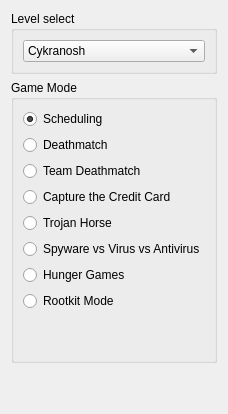
                <widget class="QWidget" name="Level">
                 <attribute name="title">
                  <string>Level</string>
                 </attribute>
                 <layout class="QVBoxLayout" name="verticalLayout_20">
                  <item>
                   <widget class="QGroupBox" name="groupBox_6">
                    <property name="title">
                     <string>Level select</string>
                    </property>
                    <layout class="QVBoxLayout" name="verticalLayout_19">
                     <item>
                      <widget class="QComboBox" name="comboBox_5">
                       <item>
                        <property name="text">
                         <string>Cykranosh</string>
                        </property>
                       </item>
                       <item>
                        <property name="text">
                         <string>Remilliod</string>
                        </property>
                       </item>
                       <item>
                        <property name="text">
                         <string>Wintermute</string>
                        </property>
                       </item>
                       <item>
                        <property name="text">
                         <string>Plateau of Leng</string>
                        </property>
                       </item>
                       <item>
                        <property name="text">
                         <string>Garden of Yin</string>
                        </property>
                       </item>
                       <item>
                        <property name="text">
                         <string>Uknown Kadath</string>
                        </property>
                       </item>
                       <item>
                        <property name="text">
                         <string>Celephaïs</string>
                        </property>
                       </item>
                       <item>
                        <property name="text">
                         <string>Arinurian</string>
                        </property>
                       </item>
                       <item>
                        <property name="text">
                         <string>Hyperboria</string>
                        </property>
                       </item>
                      </widget>
                     </item>
                    </layout>
                   </widget>
                  </item>
                  <item>
                   <widget class="QGroupBox" name="groupBox_19">
                    <property name="title">
                     <string>Game Mode</string>
                    </property>
                    <layout class="QVBoxLayout" name="verticalLayout_30">
                     <item>
                      <widget class="QRadioButton" name="radioButton_6">
                       <property name="text">
                        <string>Scheduling</string>
                       </property>
                       <property name="checked">
                        <bool>true</bool>
                       </property>
                      </widget>
                     </item>
                     <item>
                      <widget class="QRadioButton" name="radioButton_7">
                       <property name="text">
                        <string>Deathmatch</string>
                       </property>
                      </widget>
                     </item>
                     <item>
                      <widget class="QRadioButton" name="radioButton_59">
                       <property name="text">
                        <string>Team Deathmatch</string>
                       </property>
                      </widget>
                     </item>
                     <item>
                      <widget class="QRadioButton" name="radioButton_8">
                       <property name="text">
                        <string>Capture the Credit Card</string>
                       </property>
                      </widget>
                     </item>
                     <item>
                      <widget class="QRadioButton" name="radioButton_11">
                       <property name="text">
                        <string>Trojan Horse</string>
                       </property>
                      </widget>
                     </item>
                     <item>
                      <widget class="QRadioButton" name="radioButton_10">
                       <property name="text">
                        <string>Spyware vs Virus vs Antivirus</string>
                       </property>
                      </widget>
                     </item>
                     <item>
                      <widget class="QRadioButton" name="radioButton_12">
                       <property name="text">
                        <string>Hunger Games</string>
                       </property>
                      </widget>
                     </item>
                     <item>
                      <widget class="QRadioButton" name="radioButton_9">
                       <property name="text">
                        <string>Rootkit Mode</string>
                       </property>
                      </widget>
                     </item>
                     <item>
                      <spacer name="verticalSpacer_14">
                       <property name="orientation">
                        <enum>Qt::Vertical</enum>
                       </property>
                       <property name="sizeHint" stdset="0">
                        <size>
                         <width>20</width>
                         <height>40</height>
                        </size>
                       </property>
                      </spacer>
                     </item>
                    </layout>
                   </widget>
                  </item>
                  <item>
                   <spacer name="verticalSpacer_5">
                    <property name="orientation">
                     <enum>Qt::Vertical</enum>
                    </property>
                    <property name="sizeHint" stdset="0">
                     <size>
                      <width>20</width>
                      <height>40</height>
                     </size>
                    </property>
                   </spacer>
                  </item>
                 </layout>
                </widget>
